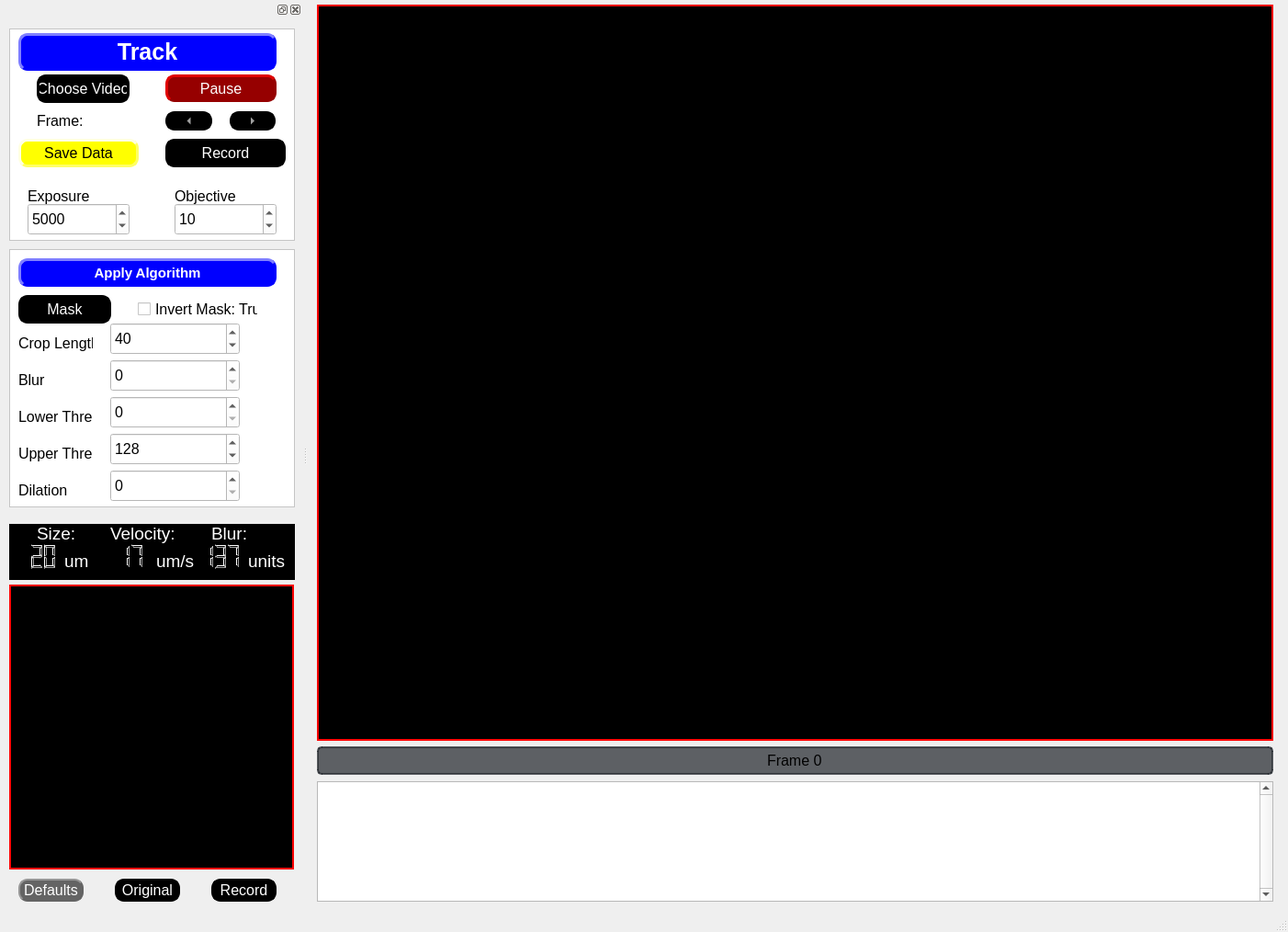
<?xml version="1.0" encoding="UTF-8"?>
<ui version="4.0">
 <class>MainWindow</class>
 <widget class="QMainWindow" name="MainWindow">
  <property name="geometry">
   <rect>
    <x>0</x>
    <y>0</y>
    <width>1402</width>
    <height>1014</height>
   </rect>
  </property>
  <property name="font">
   <font>
    <family>Arial</family>
    <pointsize>12</pointsize>
    <weight>50</weight>
    <italic>false</italic>
    <bold>false</bold>
   </font>
  </property>
  <property name="windowTitle">
   <string>MainWindow</string>
  </property>
  <property name="styleSheet">
   <string notr="true">font-size: 12pt; font: Arial;</string>
  </property>
  <property name="documentMode">
   <bool>false</bool>
  </property>
  <widget class="QWidget" name="centralwidget">
   <widget class="QPlainTextEdit" name="plainTextEdit">
    <property name="geometry">
     <rect>
      <x>10</x>
      <y>850</y>
      <width>1041</width>
      <height>131</height>
     </rect>
    </property>
    <property name="mouseTracking">
     <bool>true</bool>
    </property>
    <property name="styleSheet">
     <string notr="true">font-size: 15pt; font: Arial;</string>
    </property>
    <property name="verticalScrollBarPolicy">
     <enum>Qt::ScrollBarAlwaysOn</enum>
    </property>
    <property name="sizeAdjustPolicy">
     <enum>QAbstractScrollArea::AdjustToContentsOnFirstShow</enum>
    </property>
    <property name="plainText">
     <string/>
    </property>
    <property name="centerOnScroll">
     <bool>false</bool>
    </property>
   </widget>
   <widget class="QLabel" name="VideoFeedLabel">
    <property name="geometry">
     <rect>
      <x>10</x>
      <y>5</y>
      <width>1041</width>
      <height>801</height>
     </rect>
    </property>
    <property name="mouseTracking">
     <bool>true</bool>
    </property>
    <property name="styleSheet">
     <string notr="true">background-color: rgb(0,0,0); border:2px solid rgb(255, 0, 0); </string>
    </property>
    <property name="text">
     <string/>
    </property>
   </widget>
   <widget class="QProgressBar" name="frameslider">
    <property name="geometry">
     <rect>
      <x>10</x>
      <y>812</y>
      <width>1041</width>
      <height>31</height>
     </rect>
    </property>
    <property name="styleSheet">
     <string notr="true">    QProgressBar {
        border: 2px solid rgba(33, 37, 43, 180);
        border-radius: 5px;
        text-align: center;
        background-color: rgba(33, 37, 43, 180);
        color: black;
    }
    QProgressBar::chunk {
        background-color: #FFD700;
    }</string>
    </property>
    <property name="minimum">
     <number>0</number>
    </property>
    <property name="maximum">
     <number>100</number>
    </property>
    <property name="value">
     <number>0</number>
    </property>
    <property name="format">
     <string>Frame %v</string>
    </property>
   </widget>
  </widget>
  <widget class="QStatusBar" name="statusbar"/>
  <widget class="QDockWidget" name="dockWidget">
   <property name="minimumSize">
    <size>
     <width>329</width>
     <height>987</height>
    </size>
   </property>
   <property name="styleSheet">
    <string notr="true"/>
   </property>
   <property name="floating">
    <bool>false</bool>
   </property>
   <property name="allowedAreas">
    <set>Qt::LeftDockWidgetArea|Qt::RightDockWidgetArea</set>
   </property>
   <attribute name="dockWidgetArea">
    <number>1</number>
   </attribute>
   <widget class="QWidget" name="dockWidgetContents">
    <widget class="QFrame" name="frame_3">
     <property name="geometry">
      <rect>
       <x>10</x>
       <y>10</y>
       <width>311</width>
       <height>231</height>
      </rect>
     </property>
     <property name="styleSheet">
      <string notr="true"> color: rgb(0, 0, 0);
 background-color: rgb(255, 255, 255);
</string>
     </property>
     <property name="frameShape">
      <enum>QFrame::StyledPanel</enum>
     </property>
     <property name="frameShadow">
      <enum>QFrame::Raised</enum>
     </property>
     <widget class="QPushButton" name="choosevideobutton">
      <property name="geometry">
       <rect>
        <x>30</x>
        <y>50</y>
        <width>101</width>
        <height>31</height>
       </rect>
      </property>
      <property name="styleSheet">
       <string notr="true">     QPushButton {
                color: rgb(255, 255, 255);
                background-color: rgb(0, 0, 0);
                border-style: outset;
                border-width: 2px;
                border-radius: 10px;
                border-color: rgb(0, 0, 0);
                min-width: 1em;
                padding: 1px;
            }
            QPushButton:hover {
                background-color: rgb(100, 100, 100);
                color: rgb(255, 255, 255);
                border-color: rgb(100, 100, 100);
            
            
            }</string>
      </property>
      <property name="text">
       <string>Choose Video</string>
      </property>
     </widget>
     <widget class="QPushButton" name="pausebutton">
      <property name="geometry">
       <rect>
        <x>170</x>
        <y>50</y>
        <width>121</width>
        <height>30</height>
       </rect>
      </property>
      <property name="maximumSize">
       <size>
        <width>300</width>
        <height>30</height>
       </size>
      </property>
      <property name="styleSheet">
       <string notr="true">QPushButton {
                color: rgb(255, 255, 255);
                background-color: rgb(150, 0, 0);
                border-style: outset;
                border-width: 3px;
                border-radius: 10px;
                border-color: rgb(150, 0, 0);
                min-width: 1em;
                padding: 1px;
            }
            QPushButton:checked {
                color: rgb(255, 255, 255);
                background-color: rgb(0, 0, 150);
                border-style: inset;
                border-width: 3px;
                border-radius: 10px;
                border-color: rgb(0, 0, 255);
                font: bold 12px;
                min-width: 1em;
                padding: 1px;
            }
            QPushButton:hover {
                background-color: rgb(100, 100, 100);
                color: rgb(255, 255, 255);
                border-color: rgb(255, 0, 0);
                padding-left: 2px;
                padding-top: 2px;
            }</string>
      </property>
      <property name="text">
       <string>Pause</string>
      </property>
      <property name="checkable">
       <bool>true</bool>
      </property>
     </widget>
     <widget class="QPushButton" name="savedatabutton">
      <property name="geometry">
       <rect>
        <x>10</x>
        <y>120</y>
        <width>131</width>
        <height>31</height>
       </rect>
      </property>
      <property name="styleSheet">
       <string notr="true">QPushButton {
                color: rgb(0, 0, 0);
                background-color: rgb(255, 255, 0);
                border-style: outset;
                border-width: 3px;
                border-radius: 10px;
                border-color: rgb(255, 255, 100);
                min-width: 1em;
                padding: 6px;
            }
            QPushButton:hover {
                background-color: rgb(255, 255, 200);
                color: rgb(0, 0, 0);
            }
            QPushButton:pressed {
                background-color: red;
                border: 2px solid red;
                padding-left: 5px;
                padding-top: 5px;
                border-style: inset;
                }</string>
      </property>
      <property name="text">
       <string>Save Data</string>
      </property>
      <property name="checkable">
       <bool>true</bool>
      </property>
     </widget>
     <widget class="QPushButton" name="recordbutton">
      <property name="geometry">
       <rect>
        <x>170</x>
        <y>120</y>
        <width>131</width>
        <height>31</height>
       </rect>
      </property>
      <property name="styleSheet">
       <string notr="true">QPushButton {
                color: rgb(255, 255, 255);
                background-color: rgb(0, 0, 0);
                border-style: outset;
                border-width: 3px;
                border-radius: 10px;
                border-color: rgb(0, 0, 0);
                min-width: 1em;
                padding: 6px;
            }
      
            QPushButton:checked {
                color: rgb(255, 255, 255);
                background-color: rgb(255, 0, 0);
                border-style: inset;
                border-width: 3px;
                border-radius: 10px;
                border-color: rgb(255, 0, 0);
                font: bold 16px;
                min-width: 1em;
               
            }
            QPushButton:hover {
                background-color: rgb(100, 100, 100);
                color: rgb(255, 255, 255);
                border-color: rgb(100, 100, 100);
                padding-left: 5px;
                padding-top: 5px;
            }</string>
      </property>
      <property name="text">
       <string>Record</string>
      </property>
      <property name="checkable">
       <bool>true</bool>
      </property>
     </widget>
     <widget class="QLabel" name="framelabel">
      <property name="geometry">
       <rect>
        <x>30</x>
        <y>90</y>
        <width>121</width>
        <height>21</height>
       </rect>
      </property>
      <property name="maximumSize">
       <size>
        <width>300</width>
        <height>25</height>
       </size>
      </property>
      <property name="text">
       <string>Frame: </string>
      </property>
     </widget>
     <widget class="QToolButton" name="leftbutton">
      <property name="geometry">
       <rect>
        <x>170</x>
        <y>90</y>
        <width>51</width>
        <height>21</height>
       </rect>
      </property>
      <property name="styleSheet">
       <string notr="true">QToolButton {
                color: rgb(255, 255, 255);
                background-color: rgb(0, 0, 0);
                border-style: outset;
                border-width: px;
                border-radius: 10px;
                border: 2px solid rgb(0, 0, 0);
                font: bold 16px;
                min-width: 1em;
                padding: 1px;
            }
            QToolButton:hover {
                background-color: rgb(100, 100, 100);
                color: rgb(255, 255, 255);
                border: 2px solid rgb(0, 255, 0);
            }
            QToolButton:pressed {
                background-color: rgb(100, 100, 100);
                border: 2px solid rgb(255, 0, 0);
                border-style: inset;
                padding-left: 5px;
                padding-top: 5px;
            }</string>
      </property>
      <property name="text">
       <string>...</string>
      </property>
      <property name="autoRepeat">
       <bool>false</bool>
      </property>
      <property name="autoRepeatDelay">
       <number>0</number>
      </property>
      <property name="autoRepeatInterval">
       <number>1</number>
      </property>
      <property name="arrowType">
       <enum>Qt::LeftArrow</enum>
      </property>
     </widget>
     <widget class="QPushButton" name="trackbutton">
      <property name="geometry">
       <rect>
        <x>10</x>
        <y>5</y>
        <width>281</width>
        <height>41</height>
       </rect>
      </property>
      <property name="cursor">
       <cursorShape>ArrowCursor</cursorShape>
      </property>
      <property name="styleSheet">
       <string notr="true">
QPushButton {
                color: rgb(255, 255, 255);
                background-color: rgb(0, 0, 255);
                border-style: outset;
                border-width: 3px;
                border-radius: 10px;
                border-color: rgb(0, 0, 255);
                min-width: 1em;
                padding: 6px;
			  font: bold 25px;
            }
      
            QPushButton:checked {
                color: rgb(255, 255, 255);
                background-color: rgb(255, 0, 0);
                border-style: inset;
                border-width: 3px;
                border-radius: 10px;
                border-color: rgb(255, 0, 0);
                font: bold 25px;
                min-width: 1em;
               
            }
            QPushButton:hover {
                background-color: rgb(100, 100, 100);
                color: rgb(255, 255, 255);
                border-color: rgb(0, 255, 0);
                padding-left: 5px;
                padding-top: 5px;
            }</string>
      </property>
      <property name="text">
       <string>Track</string>
      </property>
      <property name="checkable">
       <bool>true</bool>
      </property>
     </widget>
     <widget class="QToolButton" name="rightbutton">
      <property name="geometry">
       <rect>
        <x>240</x>
        <y>90</y>
        <width>50</width>
        <height>21</height>
       </rect>
      </property>
      <property name="styleSheet">
       <string notr="true">QToolButton {
                color: rgb(255, 255, 255);
                background-color: rgb(0, 0, 0);
                border-style: outset;
                border-width: px;
                border-radius: 10px;
                border: 2px solid rgb(0, 0, 0);
                font: bold 16px;
                min-width: 1em;
                padding: 1px;
            }
            QToolButton:hover {
                background-color: rgb(100, 100, 100);
                color: rgb(255, 255, 255);
                border: 2px solid rgb(0, 255, 0);
            }
            QToolButton:pressed {
                background-color: rgb(100, 100, 100);
                border: 2px solid rgb(255, 0, 0);
                border-style: inset;
                padding-left: 5px;
                padding-top: 5px;
            }</string>
      </property>
      <property name="text">
       <string>...</string>
      </property>
      <property name="autoRepeat">
       <bool>false</bool>
      </property>
      <property name="autoRepeatInterval">
       <number>1</number>
      </property>
      <property name="arrowType">
       <enum>Qt::RightArrow</enum>
      </property>
     </widget>
     <widget class="QLabel" name="exposurelabel">
      <property name="geometry">
       <rect>
        <x>20</x>
        <y>170</y>
        <width>111</width>
        <height>25</height>
       </rect>
      </property>
      <property name="maximumSize">
       <size>
        <width>150</width>
        <height>25</height>
       </size>
      </property>
      <property name="text">
       <string>Exposure</string>
      </property>
     </widget>
     <widget class="QSpinBox" name="exposurebox">
      <property name="geometry">
       <rect>
        <x>20</x>
        <y>190</y>
        <width>111</width>
        <height>35</height>
       </rect>
      </property>
      <property name="minimum">
       <number>100</number>
      </property>
      <property name="maximum">
       <number>30000</number>
      </property>
      <property name="singleStep">
       <number>100</number>
      </property>
      <property name="value">
       <number>5000</number>
      </property>
      <property name="displayIntegerBase">
       <number>10</number>
      </property>
     </widget>
     <widget class="QLabel" name="objectivelabel">
      <property name="geometry">
       <rect>
        <x>180</x>
        <y>170</y>
        <width>111</width>
        <height>25</height>
       </rect>
      </property>
      <property name="maximumSize">
       <size>
        <width>150</width>
        <height>25</height>
       </size>
      </property>
      <property name="text">
       <string>Objective</string>
      </property>
     </widget>
     <widget class="QSpinBox" name="objectivebox">
      <property name="geometry">
       <rect>
        <x>180</x>
        <y>190</y>
        <width>111</width>
        <height>35</height>
       </rect>
      </property>
      <property name="minimum">
       <number>1</number>
      </property>
      <property name="maximum">
       <number>50</number>
      </property>
      <property name="singleStep">
       <number>5</number>
      </property>
      <property name="value">
       <number>10</number>
      </property>
      <property name="displayIntegerBase">
       <number>10</number>
      </property>
     </widget>
    </widget>
    <widget class="QFrame" name="trackerparamsframe">
     <property name="geometry">
      <rect>
       <x>10</x>
       <y>250</y>
       <width>311</width>
       <height>281</height>
      </rect>
     </property>
     <property name="styleSheet">
      <string notr="true"> color: rgb(0, 0, 0);
 background-color: rgb(255, 255, 255);
</string>
     </property>
     <property name="frameShape">
      <enum>QFrame::StyledPanel</enum>
     </property>
     <property name="frameShadow">
      <enum>QFrame::Raised</enum>
     </property>
     <widget class="QSpinBox" name="robotmasklowerbox">
      <property name="geometry">
       <rect>
        <x>110</x>
        <y>160</y>
        <width>141</width>
        <height>35</height>
       </rect>
      </property>
      <property name="font">
       <font>
        <pointsize>12</pointsize>
        <weight>50</weight>
        <italic>false</italic>
        <bold>false</bold>
       </font>
      </property>
      <property name="styleSheet">
       <string notr="true"/>
      </property>
      <property name="maximum">
       <number>255</number>
      </property>
      <property name="singleStep">
       <number>1</number>
      </property>
      <property name="value">
       <number>0</number>
      </property>
     </widget>
     <widget class="QLabel" name="maskthreshlabel">
      <property name="geometry">
       <rect>
        <x>10</x>
        <y>170</y>
        <width>81</width>
        <height>25</height>
       </rect>
      </property>
      <property name="maximumSize">
       <size>
        <width>150</width>
        <height>25</height>
       </size>
      </property>
      <property name="text">
       <string>Lower Thresh</string>
      </property>
     </widget>
     <widget class="QSpinBox" name="robotmaskdilationbox">
      <property name="geometry">
       <rect>
        <x>110</x>
        <y>240</y>
        <width>141</width>
        <height>35</height>
       </rect>
      </property>
      <property name="maximum">
       <number>40</number>
      </property>
     </widget>
     <widget class="QLabel" name="maskdilationlabel">
      <property name="geometry">
       <rect>
        <x>10</x>
        <y>250</y>
        <width>81</width>
        <height>25</height>
       </rect>
      </property>
      <property name="maximumSize">
       <size>
        <width>150</width>
        <height>25</height>
       </size>
      </property>
      <property name="text">
       <string>Dilation</string>
      </property>
     </widget>
     <widget class="QSpinBox" name="robotcroplengthbox">
      <property name="geometry">
       <rect>
        <x>110</x>
        <y>80</y>
        <width>141</width>
        <height>35</height>
       </rect>
      </property>
      <property name="minimum">
       <number>5</number>
      </property>
      <property name="maximum">
       <number>400</number>
      </property>
      <property name="singleStep">
       <number>1</number>
      </property>
      <property name="value">
       <number>40</number>
      </property>
      <property name="displayIntegerBase">
       <number>10</number>
      </property>
     </widget>
     <widget class="QLabel" name="croplengthlabel">
      <property name="geometry">
       <rect>
        <x>10</x>
        <y>90</y>
        <width>81</width>
        <height>25</height>
       </rect>
      </property>
      <property name="maximumSize">
       <size>
        <width>150</width>
        <height>25</height>
       </size>
      </property>
      <property name="text">
       <string>Crop Length</string>
      </property>
     </widget>
     <widget class="QSpinBox" name="robotmaskblurbox">
      <property name="geometry">
       <rect>
        <x>110</x>
        <y>120</y>
        <width>141</width>
        <height>35</height>
       </rect>
      </property>
      <property name="font">
       <font>
        <pointsize>12</pointsize>
        <weight>50</weight>
        <italic>false</italic>
        <bold>false</bold>
       </font>
      </property>
      <property name="styleSheet">
       <string notr="true"/>
      </property>
      <property name="maximum">
       <number>40</number>
      </property>
      <property name="singleStep">
       <number>1</number>
      </property>
      <property name="value">
       <number>0</number>
      </property>
     </widget>
     <widget class="QLabel" name="maskblurlabel">
      <property name="geometry">
       <rect>
        <x>10</x>
        <y>130</y>
        <width>61</width>
        <height>25</height>
       </rect>
      </property>
      <property name="maximumSize">
       <size>
        <width>150</width>
        <height>25</height>
       </size>
      </property>
      <property name="text">
       <string>Blur</string>
      </property>
     </widget>
     <widget class="QPushButton" name="maskbutton">
      <property name="geometry">
       <rect>
        <x>10</x>
        <y>50</y>
        <width>101</width>
        <height>31</height>
       </rect>
      </property>
      <property name="styleSheet">
       <string notr="true">QPushButton {
                color: rgb(255, 255, 255);
                background-color: rgb(0, 0, 0);
                border-style: outset;
                border-width: 2px;
                border-radius: 10px;
                border-color: rgb(0, 0, 0);
                min-width: 1em;
                padding: 1px;
            }
            QPushButton:hover {
                background-color: rgb(100, 100, 100);
                color: rgb(255, 255, 255);
                border-style: inset;
			  border-color: rgb(0, 255, 0);
            }</string>
      </property>
      <property name="text">
       <string>Mask</string>
      </property>
      <property name="checkable">
       <bool>true</bool>
      </property>
      <property name="checked">
       <bool>false</bool>
      </property>
     </widget>
     <widget class="QCheckBox" name="maskinvert_checkBox">
      <property name="geometry">
       <rect>
        <x>140</x>
        <y>50</y>
        <width>131</width>
        <height>30</height>
       </rect>
      </property>
      <property name="text">
       <string>Invert Mask: True</string>
      </property>
      <property name="checked">
       <bool>false</bool>
      </property>
     </widget>
     <widget class="QSpinBox" name="robotmaskupperbox">
      <property name="geometry">
       <rect>
        <x>110</x>
        <y>200</y>
        <width>141</width>
        <height>35</height>
       </rect>
      </property>
      <property name="font">
       <font>
        <pointsize>12</pointsize>
        <weight>50</weight>
        <italic>false</italic>
        <bold>false</bold>
       </font>
      </property>
      <property name="styleSheet">
       <string notr="true"/>
      </property>
      <property name="minimum">
       <number>0</number>
      </property>
      <property name="maximum">
       <number>255</number>
      </property>
      <property name="singleStep">
       <number>1</number>
      </property>
      <property name="value">
       <number>128</number>
      </property>
     </widget>
     <widget class="QLabel" name="maskthreshlabel_2">
      <property name="geometry">
       <rect>
        <x>10</x>
        <y>210</y>
        <width>81</width>
        <height>25</height>
       </rect>
      </property>
      <property name="maximumSize">
       <size>
        <width>150</width>
        <height>25</height>
       </size>
      </property>
      <property name="text">
       <string>Upper Thresh</string>
      </property>
     </widget>
     <widget class="QPushButton" name="apply_button">
      <property name="geometry">
       <rect>
        <x>10</x>
        <y>10</y>
        <width>281</width>
        <height>31</height>
       </rect>
      </property>
      <property name="cursor">
       <cursorShape>ArrowCursor</cursorShape>
      </property>
      <property name="styleSheet">
       <string notr="true">
QPushButton {
                color: rgb(255, 255, 255);
                background-color: rgb(0, 0, 255);
                border-style: outset;
                border-width: 3px;
                border-radius: 10px;
                border-color: rgb(0, 0, 255);
                min-width: 1em;
                padding: 2px;
			  font: bold 15px;
            }
      
            QPushButton:checked {
                color: rgb(255, 255, 255);
                background-color: rgb(255, 0, 0);
                border-style: inset;
                border-width: 3px;
                border-radius: 10px;
                border-color: rgb(255, 0, 0);
                font: bold 25px;
                min-width: 1em;
               
            }
            QPushButton:hover {
                background-color: rgb(100, 100, 100);
                color: rgb(255, 255, 255);
                border-color: rgb(0, 255, 0);
                padding-left: 5px;
                padding-top: 5px;
            }</string>
      </property>
      <property name="text">
       <string>Apply Algorithm</string>
      </property>
      <property name="checkable">
       <bool>true</bool>
      </property>
     </widget>
    </widget>
    <widget class="QFrame" name="robotparamsframe">
     <property name="geometry">
      <rect>
       <x>10</x>
       <y>549</y>
       <width>311</width>
       <height>61</height>
      </rect>
     </property>
     <property name="styleSheet">
      <string notr="true"> color: rgb(255, 255, 255);
 background-color: rgb(0, 0, 0);
font-size: 14pt; font: Arial;</string>
     </property>
     <property name="frameShape">
      <enum>QFrame::StyledPanel</enum>
     </property>
     <property name="frameShadow">
      <enum>QFrame::Raised</enum>
     </property>
     <widget class="QLabel" name="robotsizelabel">
      <property name="geometry">
       <rect>
        <x>30</x>
        <y>0</y>
        <width>51</width>
        <height>20</height>
       </rect>
      </property>
      <property name="maximumSize">
       <size>
        <width>300</width>
        <height>50</height>
       </size>
      </property>
      <property name="text">
       <string>Size:   </string>
      </property>
     </widget>
     <widget class="QLabel" name="robotvelocitylabel">
      <property name="geometry">
       <rect>
        <x>110</x>
        <y>0</y>
        <width>81</width>
        <height>21</height>
       </rect>
      </property>
      <property name="maximumSize">
       <size>
        <width>300</width>
        <height>50</height>
       </size>
      </property>
      <property name="text">
       <string>Velocity: </string>
      </property>
     </widget>
     <widget class="QLabel" name="robotblurlabel">
      <property name="geometry">
       <rect>
        <x>220</x>
        <y>0</y>
        <width>51</width>
        <height>20</height>
       </rect>
      </property>
      <property name="maximumSize">
       <size>
        <width>16777215</width>
        <height>50</height>
       </size>
      </property>
      <property name="styleSheet">
       <string notr="true"/>
      </property>
      <property name="text">
       <string>Blur:</string>
      </property>
     </widget>
     <widget class="QLCDNumber" name="blurlcdnum">
      <property name="geometry">
       <rect>
        <x>200</x>
        <y>20</y>
        <width>61</width>
        <height>30</height>
       </rect>
      </property>
      <property name="styleSheet">
       <string notr="true">background-color: rgb(0,0,0); 
color: rgb(0,255,0);</string>
      </property>
      <property name="lineWidth">
       <number>0</number>
      </property>
      <property name="midLineWidth">
       <number>0</number>
      </property>
      <property name="smallDecimalPoint">
       <bool>false</bool>
      </property>
      <property name="digitCount">
       <number>3</number>
      </property>
      <property name="mode">
       <enum>QLCDNumber::Dec</enum>
      </property>
      <property name="segmentStyle">
       <enum>QLCDNumber::Outline</enum>
      </property>
      <property name="value" stdset="0">
       <double>137.000000000000000</double>
      </property>
     </widget>
     <widget class="QLabel" name="robotvelocityunitslabel">
      <property name="geometry">
       <rect>
        <x>160</x>
        <y>30</y>
        <width>41</width>
        <height>20</height>
       </rect>
      </property>
      <property name="maximumSize">
       <size>
        <width>300</width>
        <height>50</height>
       </size>
      </property>
      <property name="text">
       <string>um/s</string>
      </property>
     </widget>
     <widget class="QLabel" name="robotblurunitslabe">
      <property name="geometry">
       <rect>
        <x>260</x>
        <y>30</y>
        <width>41</width>
        <height>20</height>
       </rect>
      </property>
      <property name="maximumSize">
       <size>
        <width>300</width>
        <height>50</height>
       </size>
      </property>
      <property name="text">
       <string>units</string>
      </property>
     </widget>
     <widget class="QLCDNumber" name="sizelcdnum">
      <property name="geometry">
       <rect>
        <x>0</x>
        <y>20</y>
        <width>61</width>
        <height>30</height>
       </rect>
      </property>
      <property name="styleSheet">
       <string notr="true">background-color: rgb(0,0,0); 
color: rgb(0,255,0);</string>
      </property>
      <property name="lineWidth">
       <number>0</number>
      </property>
      <property name="midLineWidth">
       <number>0</number>
      </property>
      <property name="smallDecimalPoint">
       <bool>false</bool>
      </property>
      <property name="digitCount">
       <number>3</number>
      </property>
      <property name="mode">
       <enum>QLCDNumber::Dec</enum>
      </property>
      <property name="segmentStyle">
       <enum>QLCDNumber::Outline</enum>
      </property>
      <property name="value" stdset="0">
       <double>20.000000000000000</double>
      </property>
     </widget>
     <widget class="QLCDNumber" name="vellcdnum">
      <property name="geometry">
       <rect>
        <x>90</x>
        <y>20</y>
        <width>71</width>
        <height>30</height>
       </rect>
      </property>
      <property name="styleSheet">
       <string notr="true">background-color: rgb(0,0,0); 
color: rgb(0,255,0);</string>
      </property>
      <property name="lineWidth">
       <number>0</number>
      </property>
      <property name="midLineWidth">
       <number>0</number>
      </property>
      <property name="smallDecimalPoint">
       <bool>false</bool>
      </property>
      <property name="digitCount">
       <number>3</number>
      </property>
      <property name="mode">
       <enum>QLCDNumber::Dec</enum>
      </property>
      <property name="segmentStyle">
       <enum>QLCDNumber::Outline</enum>
      </property>
      <property name="value" stdset="0">
       <double>17.100000000000001</double>
      </property>
     </widget>
     <widget class="QLabel" name="robotsizeunitslabel">
      <property name="geometry">
       <rect>
        <x>60</x>
        <y>30</y>
        <width>31</width>
        <height>20</height>
       </rect>
      </property>
      <property name="maximumSize">
       <size>
        <width>300</width>
        <height>50</height>
       </size>
      </property>
      <property name="text">
       <string>um  </string>
      </property>
     </widget>
    </widget>
    <widget class="QLabel" name="CroppedVideoFeedLabel">
     <property name="geometry">
      <rect>
       <x>10</x>
       <y>615</y>
       <width>310</width>
       <height>310</height>
      </rect>
     </property>
     <property name="styleSheet">
      <string notr="true">background-color: rgb(0,0,0); border:2px solid rgb(255, 0, 0); </string>
     </property>
     <property name="text">
      <string/>
     </property>
    </widget>
    <widget class="QPushButton" name="resetdefaultbutton">
     <property name="geometry">
      <rect>
       <x>20</x>
       <y>935</y>
       <width>71</width>
       <height>25</height>
      </rect>
     </property>
     <property name="maximumSize">
      <size>
       <width>300</width>
       <height>25</height>
      </size>
     </property>
     <property name="font">
      <font>
       <family>Arial</family>
       <pointsize>12</pointsize>
       <weight>50</weight>
       <italic>false</italic>
       <bold>false</bold>
      </font>
     </property>
     <property name="styleSheet">
      <string notr="true">QPushButton {
                color: rgb(255, 255, 255);
                background-color: rgb(100, 100, 100);
                border-style: outset;
                border-width: 2px;
                border-radius: 10px;
                border-color: rgb(100, 100, 100);
                min-width: 1em;
                padding: 1px;
            }
            QPushButton:hover {
                background-color: rgb(200, 200, 200);
                color: rgb(0, 0, 0);
            }
            QPushButton:pressed {
                background-color: rgb(200, 200, 200);
         
                padding-left: 5px;
                padding-top: 5px;
                border-style: inset;
                }</string>
     </property>
     <property name="text">
      <string>Defaults</string>
     </property>
    </widget>
    <widget class="QPushButton" name="croppedmasktoggle">
     <property name="geometry">
      <rect>
       <x>125</x>
       <y>935</y>
       <width>71</width>
       <height>25</height>
      </rect>
     </property>
     <property name="maximumSize">
      <size>
       <width>300</width>
       <height>25</height>
      </size>
     </property>
     <property name="font">
      <font>
       <family>Arial</family>
       <pointsize>12</pointsize>
       <weight>50</weight>
       <italic>false</italic>
       <bold>false</bold>
      </font>
     </property>
     <property name="styleSheet">
      <string notr="true">QPushButton {
                color: rgb(255, 255, 255);
                background-color: rgb(0, 0, 0);
                border-style: outset;
                border-width: 2px;
                border-radius: 10px;
                border-color: rgb(0, 0, 0);
                min-width: 1em;
                padding: 1px;
            }
            QPushButton:hover {
                background-color: rgb(100, 100, 100);
                color: rgb(255, 255, 255);
                border-style: inset;
			  border-color: rgb(0, 255, 0);
            }</string>
     </property>
     <property name="text">
      <string>Original</string>
     </property>
     <property name="checkable">
      <bool>true</bool>
     </property>
    </widget>
    <widget class="QPushButton" name="croppedrecordbutton">
     <property name="geometry">
      <rect>
       <x>230</x>
       <y>935</y>
       <width>71</width>
       <height>25</height>
      </rect>
     </property>
     <property name="minimumSize">
      <size>
       <width>25</width>
       <height>0</height>
      </size>
     </property>
     <property name="styleSheet">
      <string notr="true">QPushButton {
                color: rgb(255, 255, 255);
                background-color: rgb(0, 0, 0);
                border-style: outset;
                border-width: 3px;
                border-radius: 10px;
                border-color: rgb(0, 0, 0);
                min-width: 1em;
      
            }
      
            QPushButton:checked {
                color: rgb(255, 255, 255);
                background-color: rgb(255, 0, 0);
                border-style: inset;
                border-width: 3px;
                border-radius: 10px;
                border-color: rgb(255, 0, 0);
                font: bold 16px;
                min-width: 1em;
               
            }
            QPushButton:hover {
                background-color: rgb(100, 100, 100);
                color: rgb(255, 255, 255);
                border-color: rgb(100, 100, 100);
                padding-left: 5px;
                padding-top: 5px;
            }</string>
     </property>
     <property name="text">
      <string>Record</string>
     </property>
     <property name="checkable">
      <bool>true</bool>
     </property>
    </widget>
   </widget>
  </widget>
  <action name="actiondock">
   <property name="text">
    <string>dock</string>
   </property>
   <property name="menuRole">
    <enum>QAction::NoRole</enum>
   </property>
  </action>
 </widget>
 <resources/>
 <connections/>
</ui>
